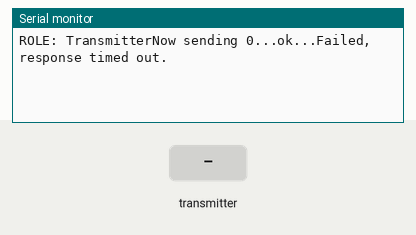
The sketch below on a simulated Arduino Uno, built with avr-gcc and run on an emulated ATmega328P. On the bench: the last lines printed to the serial monitor. The test bench sets the inputs (shaded band). No radio packets arrive unless stated.

Above: at 1.2 s.
1.3 s: the transmitter starts sending got_resp = 0
At 1.3 s:
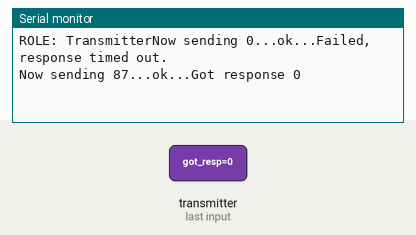
3.8 s: the transmitter starts sending got_resp = 255
At 5.1 s:
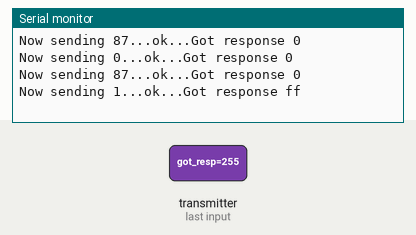
6.8 s: the transmitter starts sending got_resp = 64
At 9.7 s:
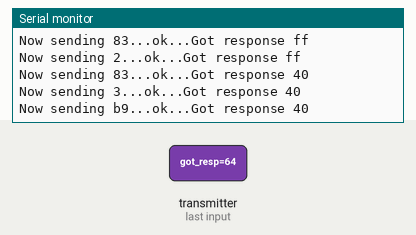
9.8 s: the transmitter starts sending got_resp = 255
At 12.1 s:
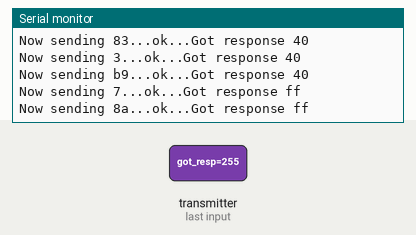
Timing chart, 0 to 13.6 s (numbered marks = the images above; inputs shaded):
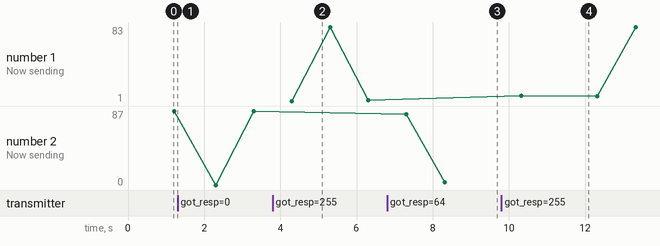

The sketch:

Transmitter.ino
```cpp
// (licence header left out)
/**
 * Example for Getting Started with nRF24L01+ radios.
 *
 * This is an example of how to use the RF24 class.  Write this sketch to two
 * different nodes.  Put one of the nodes into 'transmit' mode by connecting
 * with the serial monitor and sending a 'T'.  The ping node sends the current
 * time to the pong node, which responds by sending the value back.  The ping
 * node can then see how long the whole cycle took.
 */

#include <SPI.h>
#include "nRF24L01.h"
#include "RF24.h"
#include "printf.h"


// Hardware configuration for Transmitter
RF24 radio(9,10);  // Set up nRF24L01 radio on SPI bus plus pins 9 & 10
const uint64_t pipes[2] = { 0x000000002ALL, 0x000000002BLL };  // Radio pipe addresses for the 2 nodes to communicate.

// Robot Info:
char trav[24] = {
  0,  1,  2,  3,
  7,  6,  5,  4,
  8, 12,  8,  4,
  5,  9, 13, 17,
 16, 17, 18, 19,
 15, 11, 10, 14,
};
char maze[20] = {
  0b000111,  0b000011,  0b000011,  0b111001,
  0b000101,  0b000001,  0b000011,  0b001010,
  0b101100,  0b001100,  0b010101,  0b001001,
  0b001110,  0b001100,  0b000100,  0b001000,
  0b000111,  0b000010,  0b000010,  0b001010,

};


void setup(void)
{
  //
  // Print preamble
  //

  Serial.begin(57600);
  printf_begin();
  printf("ROLE: Transmitter");

  //
  // Setup and configure rf radio
  //

  radio.begin();

  // optionally, increase the delay between retries & # of retries
  radio.setRetries(15,15);
  radio.setAutoAck(true);
  // set the channel
  radio.setChannel(0x50);
  // set the power
  // RF24_PA_MIN=-18dBm, RF24_PA_LOW=-12dBm, RF24_PA_MED=-6dBM, and RF24_PA_HIGH=0dBm.
  radio.setPALevel(RF24_PA_HIGH);
  //RF24_250KBPS for 250kbs, RF24_1MBPS for 1Mbps, or RF24_2MBPS for 2Mbps
  radio.setDataRate(RF24_250KBPS);
  radio.openWritingPipe(pipes[0]);
  radio.openReadingPipe(1,pipes[1]);

  radio.startListening();
  radio.printDetails();
}

void loop(void)
{
  //
  // Ping out role.  Repeatedly send the current time
  //
    int i = 0;
    bool sendFailed = false;
    while (i < 46){
    //for(int i = 0; i<46; i++){
      if (i < 24) {
        bool send1 = sendRF(trav[i]);
        bool send2 = sendRF(0b10000000 | maze[trav[i]]);
        sendFailed = send1 | send2;
      }
      else {
        bool send1 = sendRF(trav[23 - (i-23)]);
        bool send2 = sendRF(0b10000000 | maze[trav[23 - (i-23)]]);
        sendFailed = send1 | send2;
      }
      if (!sendFailed) i = i + 1;
    }


}


bool sendRF(byte sendData){
    // First, stop listening so we can talk.
    radio.stopListening();

    // Take the time, and send it.  This will block until complete
    byte time = sendData;
    printf("Now sending %x...",time);
    bool ok = radio.write( &time, sizeof(byte) );

    if (ok)
      printf("ok...");
    else
      printf("failed.\n\r");

    // Now, continue listening
    radio.startListening();

    // Wait here until we get a response, or timeout (250ms)
    unsigned long started_waiting_at = millis();
    bool timeout = false;
    while ( ! radio.available() && ! timeout )
      if (millis() - started_waiting_at > 200 )
        timeout = true;

    // Describe the results
    if ( timeout )
    {
      printf("Failed, response timed out.\n\r");
    }
    else
    {
      // Grab the response, compare, and send to debugging spew
      byte got_resp;
      radio.read( &got_resp, sizeof(byte) );

      // Spew it
      printf("Got response %x\n\r",got_resp);
    }

    // Try again 1s later
    delay(1000);
    return timeout;
}


// vim:cin:ai:sts=2 sw=2 ft=cpp
```

printf.h
```cpp
// (licence header left out)
/**
 * @file printf.h
 *
 * Setup necessary to direct stdout to the Arduino Serial library, which
 * enables 'printf'
 */

#ifndef __PRINTF_H__
#define __PRINTF_H__

#ifdef ARDUINO

int serial_putc( char c, FILE * )
{
  Serial.write( c );

  return c;
}

void printf_begin(void)
{
  fdevopen( &serial_putc, 0 );
}

#else
#error This example is only for use on Arduino.
#endif // ARDUINO

#endif // __PRINTF_H__
```

Measured:
- after the input at 3.8 s, the serial monitor: prints a new line after 0.50 s (image 2)
- after the input at 6.8 s, the serial monitor: prints a new line after 0.51 s (image 3)
- after the input at 9.8 s, the serial monitor: prints a new line after 0.52 s (image 4)
